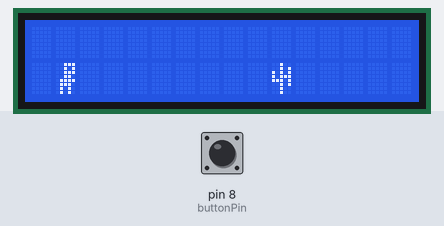
The sketch below on a simulated Arduino Uno, built with avr-gcc and run on an emulated ATmega328P. On the bench: 16×2 character LCD. The inputs (shaded band) are chosen by the test bench; at power-on: pin 8 (buttonPin) HIGH.

Above: at 1.2 s.
1.3 s: pin 8 (buttonPin) pulled LOW for 0.45 s
At 1.58 s:
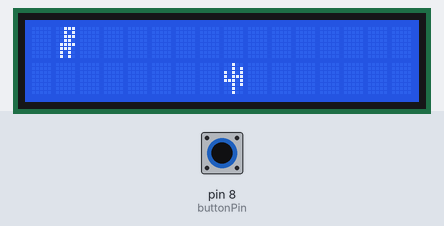
At 4.1 s:
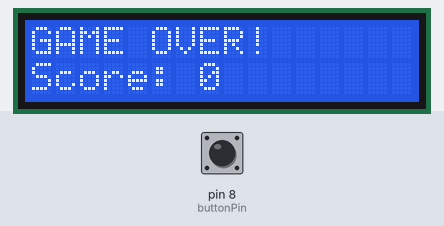
4.4 s: pin 8 (buttonPin) pulled LOW for 3.2 s
At 6.21 s:
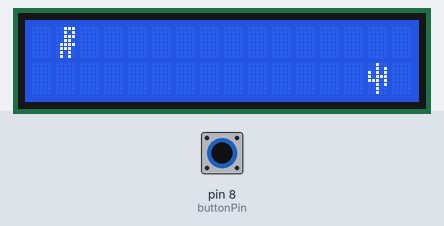
Timing chart, 0 to 7.7 s (numbered marks = the images above; inputs shaded):
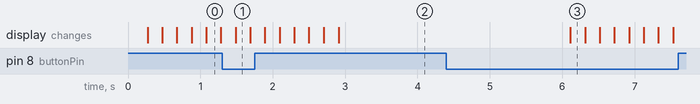

The sketch:

lcd_dino_game.ino
```cpp
#include <LiquidCrystal.h>

LiquidCrystal lcd(12, 11, 5, 4, 3, 2);

const int buttonPin = 8;
bool isJumping = false;
int score = 0;
int cactusPos = 15;

// Define custom character for Dino
byte dino[8] = { B00111, B00101, B00111, B00110, B01111, B01110, B01010, B01010 };
// Define custom character for Cactus
byte cactus[8] = { B00100, B00101, B10101, B10111, B11101, B00101, B00100, B00100 };

void setup() {
  pinMode(buttonPin, INPUT_PULLUP); // Use internal resistor
  lcd.begin(16, 2);
  lcd.createChar(0, dino);
  lcd.createChar(1, cactus);
}

void loop() {
  // Check if button is pressed (LOW because of INPUT_PULLUP)
  if (digitalRead(buttonPin) == LOW) {
    isJumping = true;
  } else {
    isJumping = false;
  }

  // Draw Dino (Top row if jumping, bottom if not)
  lcd.clear();
  if (isJumping) {
    lcd.setCursor(1, 0);
  } else {
    lcd.setCursor(1, 1);
  }
  lcd.write(byte(0));

  // Draw and move Cactus
  lcd.setCursor(cactusPos, 1);
  lcd.write(byte(1));

  // Collision Logic
  if (cactusPos == 1 && !isJumping) {
    lcd.clear();
    lcd.print("GAME OVER!");
    lcd.setCursor(0, 1);
    lcd.print("Score: "); lcd.print(score);
    delay(3000);
    score = 0;
    cactusPos = 15;
  }

  cactusPos--;
  if (cactusPos < 0) {
    cactusPos = 15;
    score++;
  }

  delay(200); // Speed of the game
}
```
